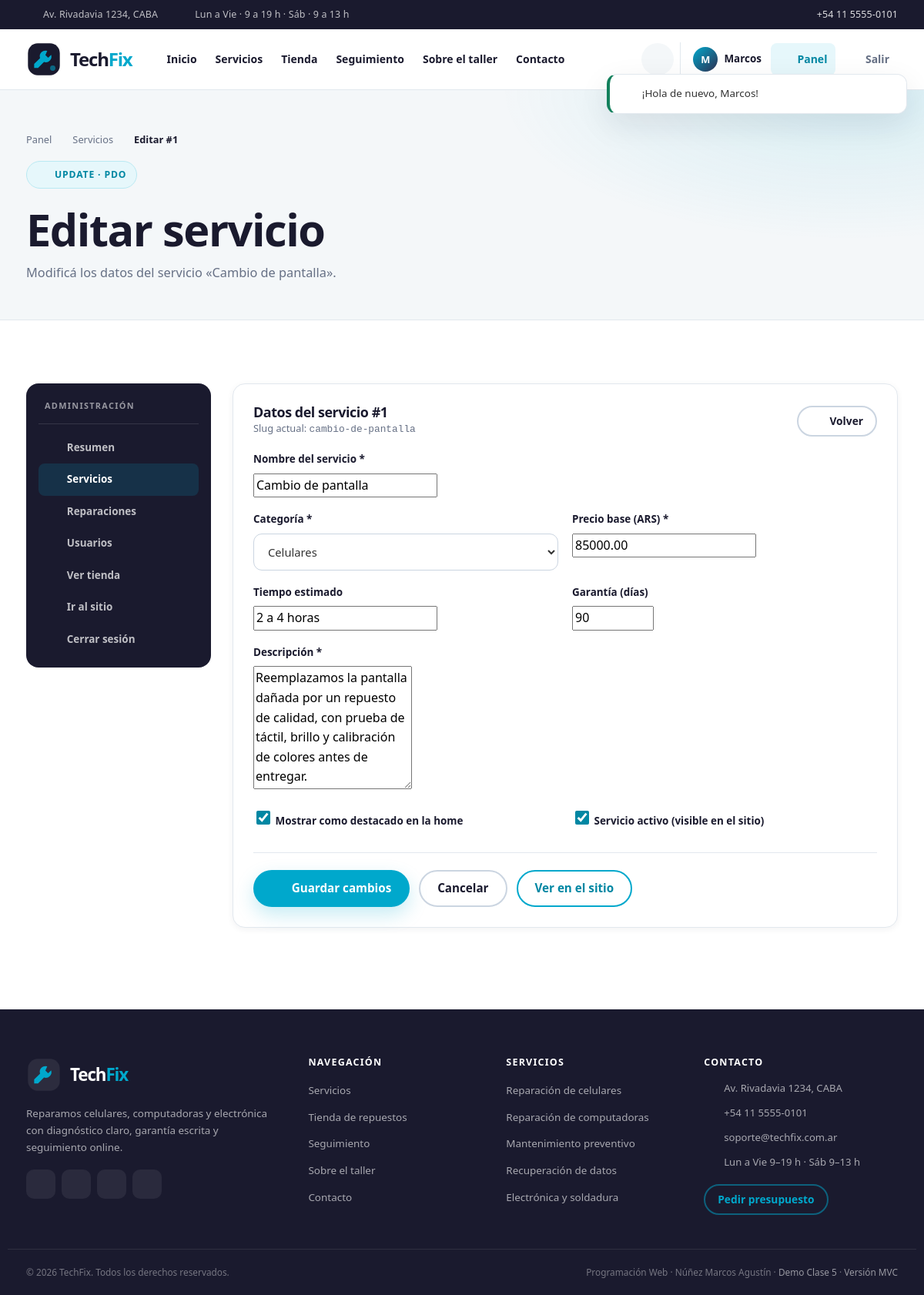
/admin/editar.php?id=1 (signed in), run on the app's committed database.
### tables this page shows
CREATE TABLE servicios (
    id              INT UNSIGNED AUTO_INCREMENT PRIMARY KEY,
    categoria_id    INT UNSIGNED NOT NULL,
    nombre          VARCHAR(120) NOT NULL,
    slug            VARCHAR(140) NOT NULL UNIQUE,
    descripcion     TEXT NOT NULL,
    precio_base     DECIMAL(10, 2) NOT NULL DEFAULT 0.00,
    tiempo_estimado VARCHAR(50) NOT NULL DEFAULT 'A convenir',
    garantia_dias   INT UNSIGNED NOT NULL DEFAULT 90,
    destacado       TINYINT(1) NOT NULL DEFAULT 0,
    activo          TINYINT(1) NOT NULL DEFAULT 1,
    created_at      TIMESTAMP NOT NULL DEFAULT CURRENT_TIMESTAMP,
    updated_at      TIMESTAMP NOT NULL DEFAULT CURRENT_TIMESTAMP ON UPDATE CURRENT_TIMESTAMP,
    CONSTRAINT fk_servicios_categoria
        FOREIGN KEY (categoria_id) REFERENCES categorias_servicio (id)
        ON UPDATE CASCADE ON DELETE RESTRICT,
    INDEX idx_servicios_categoria_activo (categoria_id, activo),
    INDEX idx_servicios_destacado (destacado),
    INDEX idx_servicios_nombre (nombre)
);

CREATE TABLE categorias_servicio (
    id          INT UNSIGNED AUTO_INCREMENT PRIMARY KEY,
    nombre      VARCHAR(80) NOT NULL,
    slug        VARCHAR(100) NOT NULL UNIQUE,
    descripcion VARCHAR(255) NULL,
    icono       VARCHAR(40) NOT NULL DEFAULT 'herramienta',
    created_at  TIMESTAMP NOT NULL DEFAULT CURRENT_TIMESTAMP,
    updated_at  TIMESTAMP NOT NULL DEFAULT CURRENT_TIMESTAMP ON UPDATE CURRENT_TIMESTAMP,
    INDEX idx_categorias_servicio_slug (slug)
);

### includes/funciones.php (called while the page is built, shortened)
<?php
function e(mixed $valor): string
{
    return htmlspecialchars((string) ($valor ?? ''), ENT_QUOTES | ENT_SUBSTITUTE, 'UTF-8');
}
function url(string $ruta = ''): string
{
    $base = defined('BASE_URL') ? BASE_URL : '/';
    return $base . ltrim($ruta, '/');
}

### includes/componentes.php (called while the page is built, shortened)
<?php
require_once __DIR__ . '/funciones.php';
require_once __DIR__ . '/iconos.php';
function clase_error(array $errores, string $campo): string
{
    return isset($errores[$campo]) ? ' is-invalid' : '';
}

### admin/editar.php (the view, shortened to what this page needs)
<?php
require_once __DIR__ . '/../config/conexion.php';
require_once __DIR__ . '/../includes/componentes.php';
$id = filter_input(INPUT_GET, 'id', FILTER_VALIDATE_INT);
$id = $id ?: 0;
$stmt = $pdo->prepare("SELECT * FROM servicios WHERE id = :id LIMIT 1");
$stmt->execute([':id' => $id]);
$servicio = $stmt->fetch();
    ?>
    <?php
$categorias = $pdo->query("SELECT id, nombre FROM categorias_servicio ORDER BY nombre")->fetchAll();
$errores = [];
$datos = [
    'nombre'          => (string) $servicio['nombre'],
    'categoria_id'    => (int) $servicio['categoria_id'],
    'descripcion'     => (string) $servicio['descripcion'],
    'precio_base'     => (string) $servicio['precio_base'],
    'tiempo_estimado' => (string) $servicio['tiempo_estimado'],
    'garantia_dias'   => (string) $servicio['garantia_dias'],
    'destacado'       => (string) $servicio['destacado'],
    'activo'          => (string) $servicio['activo'],
];
require_once __DIR__ . '/../includes/header.php';
?>
<section class="page-hero">
    <div class="contenedor">
        <nav class="breadcrumb" aria-label="Miga de pan">
            <a href="<?= e(url('admin_panel.php')) ?>">Panel</a> <?= icono('flecha') ?>
            <a href="<?= e(url('admin/index.php')) ?>">Servicios</a> <?= icono('flecha') ?>
            <span>Editar #<?= (int) $id ?></span>
        </nav>
        <span class="eyebrow"><?= icono('editar') ?> Update · PDO</span>
        <h1>Editar servicio</h1>
        <p>Modificá los datos del servicio «<?= e($servicio['nombre']) ?>».</p>
    </div>
</section>
<section class="section">
    <div class="contenedor">
        <div class="admin-layout">
            <?php require __DIR__ . '/../includes/admin_sidebar.php'; ?>
            <div>
                <div class="panel">
                    <div class="panel__head">
                        <div>
                            <h2>Datos del servicio #<?= (int) $id ?></h2>
                            <p>Slug actual: <code><?= e($servicio['slug']) ?></code></p>
                        </div>
                        <a class="btn btn--ghost btn--sm" href="<?= e(url('admin/index.php')) ?>"><?= icono('flecha-izq') ?> Volver</a>
                    </div>
                    <form method="post" action="<?= e(url('admin/editar.php?id=' . (int) $id)) ?>" class="form" novalidate>
                        <div class="form-grid">
                            <div class="form-group form-group--full">
                                <label class="form-label" for="nombre">Nombre del servicio *</label>
                                <input class="form-input<?= clase_error($errores, 'nombre') ?>" type="text" id="nombre" name="nombre"
                                       value="<?= e($datos['nombre']) ?>" maxlength="120" required>
                            </div>
                            <div class="form-group">
                                <label class="form-label" for="categoria_id">Categoría *</label>
                                <select class="form-select<?= clase_error($errores, 'categoria_id') ?>" id="categoria_id" name="categoria_id" required>
                                    <?php foreach ($categorias as $categoria): ?>
                                        <option value="<?= (int) $categoria['id'] ?>" <?= $datos['categoria_id'] === (int) $categoria['id'] ? 'selected' : '' ?>>
                                            <?= e($categoria['nombre']) ?>
                                        </option>
                                    <?php endforeach; ?>
                                </select>
                            </div>
                            <div class="form-group">
                                <label class="form-label" for="precio_base">Precio base (ARS) *</label>
                                <input class="form-input<?= clase_error($errores, 'precio_base') ?>" type="text" inputmode="decimal"
                                       id="precio_base" name="precio_base" value="<?= e($datos['precio_base']) ?>" required>
                            </div>
                            <div class="form-group">
                                <label class="form-label" for="tiempo_estimado">Tiempo estimado</label>
                                <input class="form-input<?= clase_error($errores, 'tiempo_estimado') ?>" type="text"
                                       id="tiempo_estimado" name="tiempo_estimado" value="<?= e($datos['tiempo_estimado']) ?>" maxlength="50">
                            </div>
                            <div class="form-group">
                                <label class="form-label" for="garantia_dias">Garantía (días)</label>
                                <input class="form-input<?= clase_error($errores, 'garantia_dias') ?>" type="number" min="0" max="3650"
                                       id="garantia_dias" name="garantia_dias" value="<?= e($datos['garantia_dias']) ?>">
                            </div>
                            <div class="form-group form-group--full">
                                <label class="form-label" for="descripcion">Descripción *</label>
                                <textarea class="form-textarea<?= clase_error($errores, 'descripcion') ?>" id="descripcion" name="descripcion"
                                          rows="6" required><?= e($datos['descripcion']) ?></textarea>
                            </div>
                            <div class="form-group">
                                <label class="form-check">
                                    <input type="checkbox" name="destacado" value="1" <?= $datos['destacado'] === '1' ? 'checked' : '' ?>>
                                    <span>Mostrar como destacado en la home</span>
                                </label>
                            </div>
                            <div class="form-group">
                                <label class="form-check">
                                    <input type="checkbox" name="activo" value="1" <?= $datos['activo'] === '1' ? 'checked' : '' ?>>
                                    <span>Servicio activo (visible en el sitio)</span>
                                </label>
                            </div>
                        </div>
                        <div class="form-actions">
                            <button class="btn btn--primary" type="submit"><?= icono('check') ?> Guardar cambios</button>
                            <a class="btn btn--ghost" href="<?= e(url('admin/index.php')) ?>">Cancelar</a>
                            <a class="btn btn--outline" href="<?= e(url('servicio.php?id=' . (int) $id)) ?>" target="_blank" rel="noopener">Ver en el sitio</a>
                        </div>
                    </form>
                </div>
            </div>
        </div>
    </div>
</section>
<?php require_once __DIR__ . '/../includes/footer.php'; ?>

### data on the page
servicios: nombre "Cambio de pantalla", slug "cambio-de-pantalla", categoria_id "Celulares", precio_base "85000.00", tiempo_estimado "2 a 4 horas", garantia_dias "90", descripcion "Reemplazamos la pantalla dañada por un repuesto de calidad, con prueba de táctil, brillo y calibración de colores antes de entregar.", destacado "☑", activo "☑"

### other printed values
SHOP_ADDRESS "Av. Rivadavia 1234, CABA"
SUPPORT_PHONE "+54 11 5555-0101"
substr($usuario['nombre'], 0, 1) "M"
explode(' ', $usuario['nombre'])[0] "Marcos"
$flash['mensaje'] "¡Hola de nuevo, Marcos!"
$id "1"
SUPPORT_EMAIL "soporte@techfix.com.ar"
APP_NAME "TechFix"
